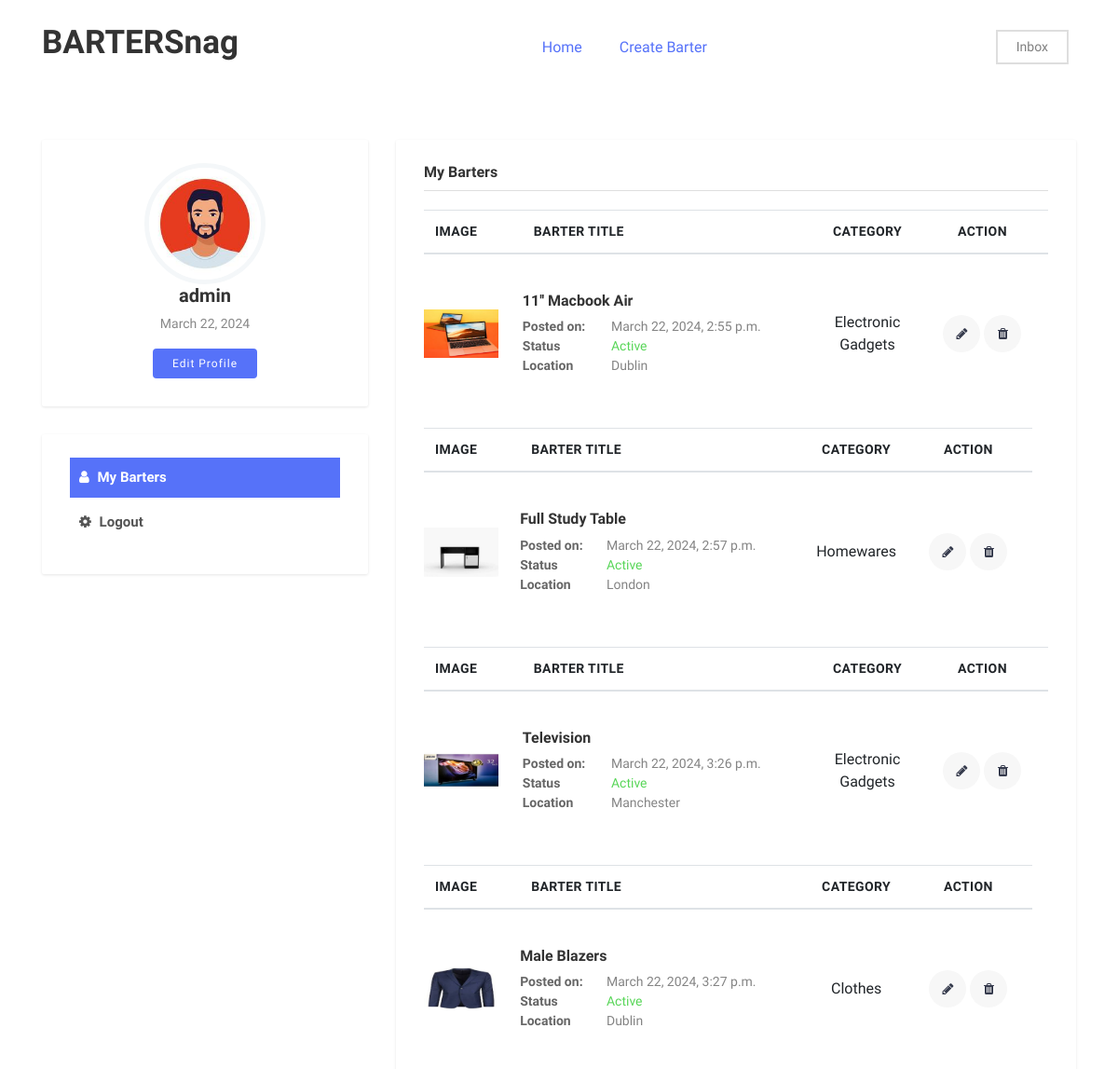
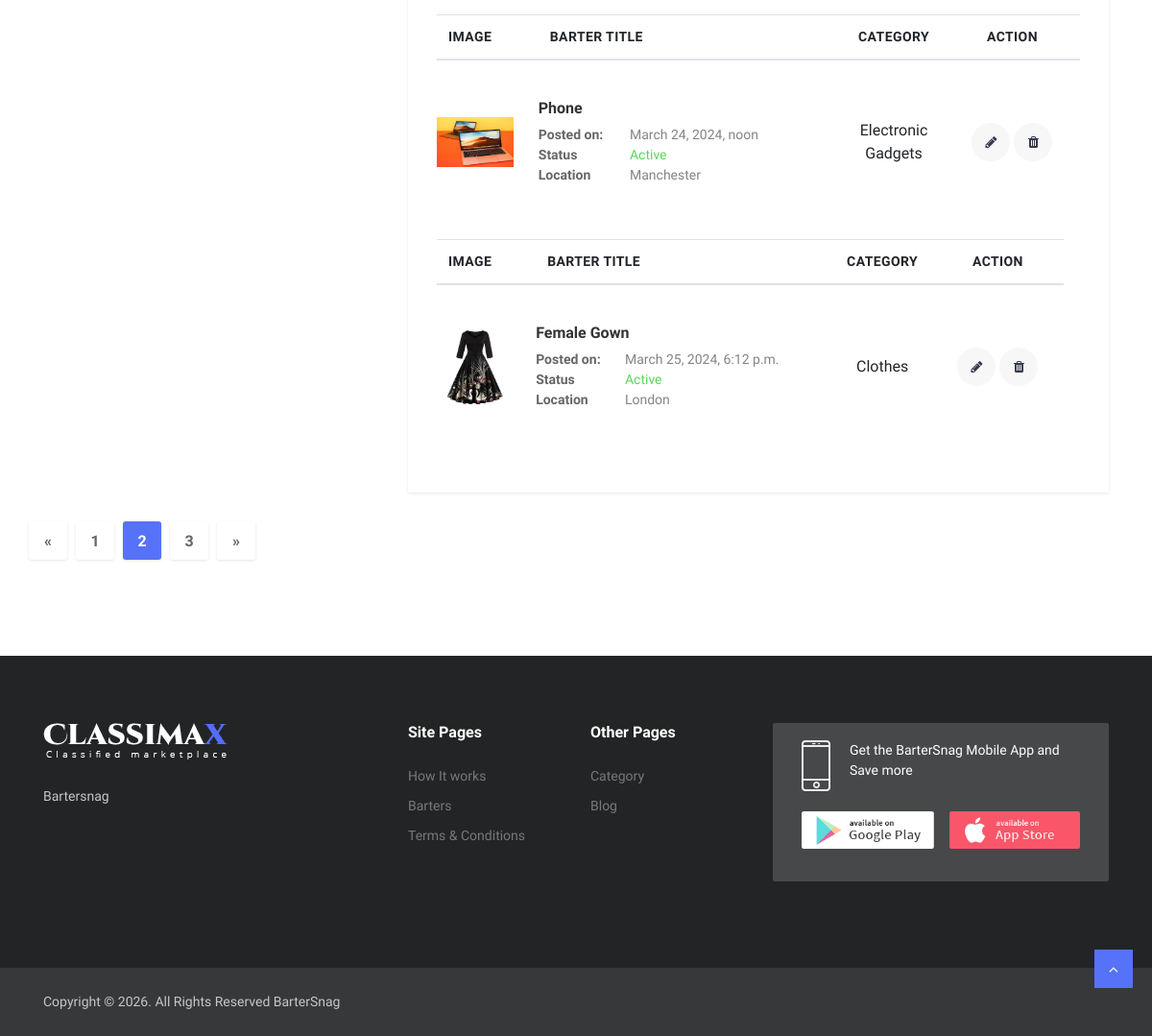
The page /dashboard/ (signed in) on the database its author committed (2 pictures, top to bottom).
### barter/models.py (models this page shows, shortened)
class Barter(models.Model):
    category = models.ForeignKey(Category, related_name='barters', on_delete=models.CASCADE)
    name = models.CharField(max_length=255)
    description = models.TextField(blank=True, null=True)
    exchange_item = models.ForeignKey('self', related_name='related_barters', on_delete=models.CASCADE, blank=True, null=True)
    image = models.ImageField(upload_to='barter_images', blank=True, null=True)
    is_exchanged = models.BooleanField(default=False)
    location = models.ForeignKey(Location, related_name='locations', on_delete=models.CASCADE)
    created_by = models.ForeignKey(User, related_name='barters', on_delete=models.CASCADE)
    created_at = models.DateTimeField(auto_now_add=True)

class Location(models.Model):
    location = models.CharField(max_length=255)
    class Meta:
        ordering = ('location',)
    def __str__(self):
        return self.location

class Category(models.Model):
    name = models.CharField(max_length=255)
    class Meta:
        ordering = ('name',)
        verbose_name_plural = 'Categories'
    def __str__(self):
        return self.name

### dashboard/views.py (the view)
# urls.py: path('', views.index, name='index'),
@login_required
def index(request):
    barters = Barter.objects.filter(created_by=request.user)
    return render(request, 'dashboard/index.html', {
        'barters': barters,
    })

### dashboard/templates/dashboard/index.html (shortened to what this page needs)
<!DOCTYPE html>
<html lang="en">
<head>
	{% load static %}
  <link rel="stylesheet" href="{% static 'plugins/bootstrap/css/bootstrap.min.css' %}">
  <link rel="stylesheet" href="{% static 'plugins/bootstrap/css/bootstrap-slider.css' %}">
  <link href="{% static 'plugins/font-awesome/css/font-awesome.min.css' %}" rel="stylesheet">
  <link href="{% static 'plugins/slick-carousel/slick/slick.css' %}" rel="stylesheet">
  <link href="{% static 'plugins/slick-carousel/slick/slick-theme.css' %}" rel="stylesheet">
  <link href="{% static 'plugins/fancybox/jquery.fancybox.pack.css' %}" rel="stylesheet">
  <link href="{% static 'plugins/jquery-nice-select/css/nice-select.css' %}" rel="stylesheet">
  <link href="{% static 'css/style.css' %}" rel="stylesheet">
</head>
<body class="body-wrapper">
<section>
	<div class="container">
		<div class="row">
			<div class="col-md-12">
				<nav class="navbar navbar-expand-lg navbar-light navigation">
					<a class="navbar-brand" href="index.html">
						<h1>BARTERSnag</h1>
					</a>
					<div class="collapse navbar-collapse" id="navbarSupportedContent">
						<ul class="navbar-nav ml-auto main-nav ">
							<li class="nav-item active">
								<a class="nav-link" href="index.html">Home</a>
							</li>
							<li class="nav-item active">
								<a class="nav-link" href="{% url 'barter:new' %}">Create Barter</a>
							</li>
						</ul>
						{% if request.user.is_authenticated %}
							<ul class="navbar-nav ml-auto mt-10">
								<li class="nav-item">
									<a class="nav-link login-button" href="{% url 'authentication:login' %}">Inbox</a>
								</li>
							</ul>
						{% endif %}
					</div>
				</nav>
			</div>
		</div>
	</div>
</section>
<section class="dashboard section">
    <div class="container">
      <div class="row">
        <div class="col-md-10 offset-md-1 col-lg-4 offset-lg-0">
          <div class="sidebar">
            <div class="widget user-dashboard-profile">
              <div class="profile-thumb">
                <img src="{% static 'images/user/avatar.jpg' %}" alt="" class="rounded-circle">
              </div>
              <h5 class="text-center">{{ user.username }}</h5>
              <p>{{ user.date_joined|date:"F d, Y" }}</p>
              <a href="user-profile.html" class="btn btn-main-sm">Edit Profile</a>
            </div>
            <div class="widget user-dashboard-menu">
              <ul>
                <li class="active"><a href="dashboard-my-ads.html"><i class="fa fa-user"></i> My Barters</a></li>
                <li><a href="#"><i class="fa fa-cog"></i> Logout</a></li>
              </ul>
            </div>
          </div>
        </div>
        <div class="col-md-10 offset-md-1 col-lg-8 offset-lg-0">
            <div class="widget dashboard-container my-adslist">
                <h3 class="widget-header">My Barters</h3>
                {% for barter in barters %}
                    <table class="table table-responsive product-dashboard-table">
                        <thead>
                            <tr>
                            <th>Image</th>
                            <th>Barter Title</th>
                            <th class="text-center">Category</th>
                            <th class="text-center">Action</th>
                            </tr>
                        </thead>
                        <tbody>
                            <tr>
                                <td class="product-thumb">
                                    <img width="80px" height="auto" src="{{ barter.image.url }}" alt="image description"></td>
                                <td class="product-details">
                                    <h3 class="title">{{ barter.name }}</h3>
                                    <span><strong>Posted on: </strong><time>{{ barter.created_at }}</time> </span>
                                    <span class="status active"><strong>Status</strong>Active</span>
                                    <span class="location"><strong>Location</strong>{{ barter.location }}</span>
                                </td>
                                <td class="product-category"><span class="categories">{{ barter.category }}</span></td>
                                <td class="action" data-title="Action">
                                    <div class="">
                                        <ul class="list-inline justify-content-center">
                                            <li class="list-inline-item">
                                            <a class="edit" data-toggle="tooltip" data-placement="top" title="Edit" href="">
                                                <i class="fa fa-pencil"></i>
                                            </a>
                                            </li>
                                            <li class="list-inline-item">
                                            <a class="delete" data-toggle="tooltip" data-placement="top" title="Delete" href="">
                                                <i class="fa fa-trash"></i>
                                            </a>
                                            </li>
                                        </ul>
                                    </div>
                                </td>
                            </tr>
                        </tbody>
                    </table>
                {% endfor %}
            </div>
        </div>
          <div class="pagination justify-content-center">
                      <nav aria-label="Page navigation example">
                          <ul class="pagination">
                              <li class="page-item">
                                  <a class="page-link" href="#" aria-label="Previous">
                                      <span aria-hidden="true">&laquo;</span>
                                  </a>
                              </li>
                              <li class="page-item"><a class="page-link" href="#">1</a></li>
                              <li class="page-item active"><a class="page-link" href="#">2</a></li>
                              <li class="page-item"><a class="page-link" href="#">3</a></li>
                              <li class="page-item">
                                  <a class="page-link" href="#" aria-label="Next">
                                      <span aria-hidden="true">&raquo;</span>
                                  </a>
                              </li>
                          </ul>
                      </nav>
                  </div>
        </div>
      </div>
  </section>
<footer class="footer section section-sm">
    <div class="container">
      <div class="row">
        <div class="col-lg-3 col-md-7 offset-md-1 offset-lg-0">
          <div class="block about">
            <img src="images/logo-footer.png" alt="">
            <p class="alt-color">Bartersnag</p>
          </div>
        </div>
        <div class="col-lg-2 offset-lg-1 col-md-3">
          <div class="block">
            <h4>Site Pages</h4>
            <ul>
              <li><a href="#">How It works</a></li>
              <li><a href="#">Barters</a></li>
              <li><a href="#">Terms & Conditions</a></li>
            </ul>
          </div>
        </div>
        <div class="col-lg-2 col-md-3 offset-md-1 offset-lg-0">
          <div class="block">
            <h4>Other Pages</h4>
            <ul>
              <li><a href="#">Category</a></li>
              <li><a href="blog.html">Blog</a></li>
            </ul>
          </div>
        </div>
        <div class="col-lg-4 col-md-7">
          <div class="block-2 app-promotion">
            <div class="mobile d-flex">
              <a href="">
                <img src="{% static 'images/footer/phone-icon.png' %}" alt="mobile-icon">
              </a>
              <p>Get the BarterSnag Mobile App and Save more</p>
            </div>
            <div class="download-btn d-flex my-3">
              <a href="#"><img src="{% static 'images/apps/google-play-store.png' %}" class="img-fluid" alt=""></a>
              <a href="#" class=" ml-3"><img src="{% static 'images/apps/apple-app-store.png' %}" class="img-fluid" alt=""></a>
            </div>
          </div>
        </div>
      </div>
    </div>
  </footer>
  <footer class="footer-bottom">
    <div class="container">
      <div class="row">
        <div class="col-sm-6 col-12">
          <div class="copyright">
            <p>Copyright © . All Rights Reserved BarterSnag</p>
          </div>
        </div>
      </div>
    </div>
    <div class="top-to">
      <a id="top" class="" href="#"><i class="fa fa-angle-up"></i></a>
    </div>
  </footer>
  </body>
  </html>

### rows shown on the page
Barter: image (picture), name "11'' Macbook Air", created_at "March 22, 2024, 2:55 p.m.", location "Dublin", category "Electronic Gadgets"
Barter: image (picture), name "Full Study Table", created_at "March 22, 2024, 2:57 p.m.", location "London", category "Homewares"
Barter: image (picture), name "Television", created_at "March 22, 2024, 3:26 p.m.", location "Manchester", category "Electronic Gadgets"
Barter: image (picture), name "Male Blazers", created_at "March 22, 2024, 3:27 p.m.", location "Dublin", category "Clothes"
Barter: image (picture), name "Phone", created_at "March 24, 2024, noon", location "Manchester", category "Electronic Gadgets"
Barter: image (picture), name "Female Gown", created_at "March 25, 2024, 6:12 p.m.", location "London", category "Clothes"

### other values the page prints
{{ user.username }} "admin"
{{ user.date_joined|date:"F d, Y" }} "March 22, 2024"
